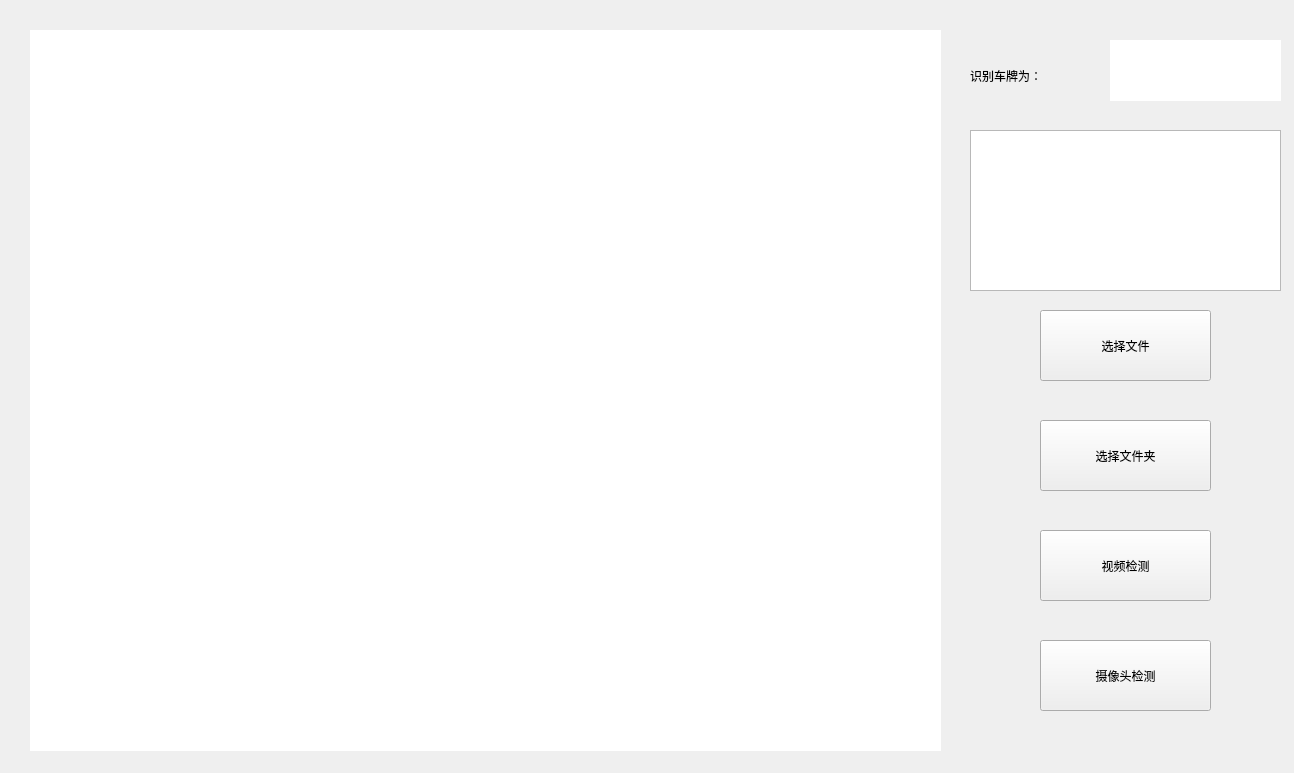
<?xml version="1.0" encoding="UTF-8"?>
<ui version="4.0">
 <class>Form</class>
 <widget class="QWidget" name="Form">
  <property name="geometry">
   <rect>
    <x>0</x>
    <y>0</y>
    <width>1294</width>
    <height>773</height>
   </rect>
  </property>
  <property name="windowTitle">
   <string>Form</string>
  </property>
  <widget class="QPushButton" name="pushButton">
   <property name="geometry">
    <rect>
     <x>1040</x>
     <y>310</y>
     <width>171</width>
     <height>71</height>
    </rect>
   </property>
   <property name="styleSheet">
    <string notr="true">font: 25 14pt &quot;Adobe 宋体 Std L&quot;;
font: 14pt &quot;Adobe 黑体 Std R&quot;;</string>
   </property>
   <property name="text">
    <string>选择文件</string>
   </property>
  </widget>
  <widget class="QLabel" name="label_2">
   <property name="geometry">
    <rect>
     <x>970</x>
     <y>60</y>
     <width>131</width>
     <height>31</height>
    </rect>
   </property>
   <property name="styleSheet">
    <string notr="true">font: 14pt &quot;Adobe 黑体 Std R&quot;;</string>
   </property>
   <property name="text">
    <string>识别车牌为：</string>
   </property>
  </widget>
  <widget class="QLabel" name="label">
   <property name="geometry">
    <rect>
     <x>30</x>
     <y>30</y>
     <width>911</width>
     <height>721</height>
    </rect>
   </property>
   <property name="styleSheet">
    <string notr="true">background-color: rgb(255, 255, 255);</string>
   </property>
   <property name="text">
    <string/>
   </property>
  </widget>
  <widget class="QLabel" name="label_3">
   <property name="geometry">
    <rect>
     <x>1110</x>
     <y>40</y>
     <width>171</width>
     <height>61</height>
    </rect>
   </property>
   <property name="styleSheet">
    <string notr="true">background-color: rgb(255, 255, 255);
font: 14pt &quot;Adobe 黑体 Std R&quot;;</string>
   </property>
   <property name="text">
    <string/>
   </property>
  </widget>
  <widget class="QPushButton" name="video_btn">
   <property name="geometry">
    <rect>
     <x>1040</x>
     <y>530</y>
     <width>171</width>
     <height>71</height>
    </rect>
   </property>
   <property name="styleSheet">
    <string notr="true">font: 25 14pt &quot;Adobe 宋体 Std L&quot;;
font: 14pt &quot;Adobe 黑体 Std R&quot;;</string>
   </property>
   <property name="text">
    <string>视频检测</string>
   </property>
  </widget>
  <widget class="QPushButton" name="video0_btn">
   <property name="geometry">
    <rect>
     <x>1040</x>
     <y>640</y>
     <width>171</width>
     <height>71</height>
    </rect>
   </property>
   <property name="styleSheet">
    <string notr="true">font: 14pt &quot;Adobe 黑体 Std R&quot;;</string>
   </property>
   <property name="text">
    <string>摄像头检测</string>
   </property>
  </widget>
  <widget class="QPushButton" name="dic_btn">
   <property name="geometry">
    <rect>
     <x>1040</x>
     <y>420</y>
     <width>171</width>
     <height>71</height>
    </rect>
   </property>
   <property name="styleSheet">
    <string notr="true">font: 25 14pt &quot;Adobe 宋体 Std L&quot;;
font: 14pt &quot;Adobe 黑体 Std R&quot;;</string>
   </property>
   <property name="text">
    <string>选择文件夹</string>
   </property>
  </widget>
  <widget class="QListWidget" name="pic_list">
   <property name="geometry">
    <rect>
     <x>970</x>
     <y>130</y>
     <width>311</width>
     <height>161</height>
    </rect>
   </property>
   <property name="styleSheet">
    <string notr="true">font: 12pt &quot;Adobe Arabic&quot;;</string>
   </property>
  </widget>
 </widget>
 <resources/>
 <connections/>
</ui>
